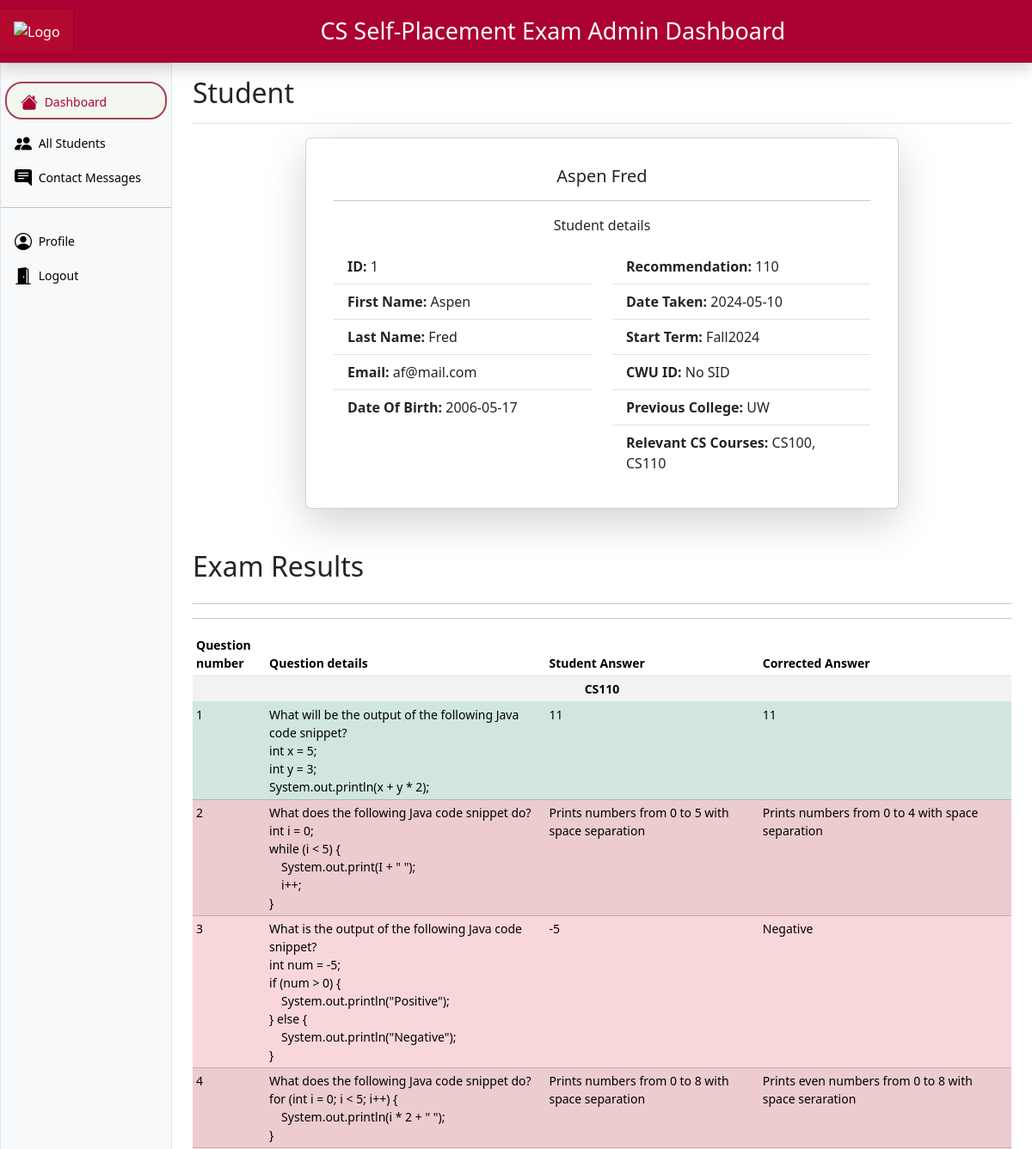
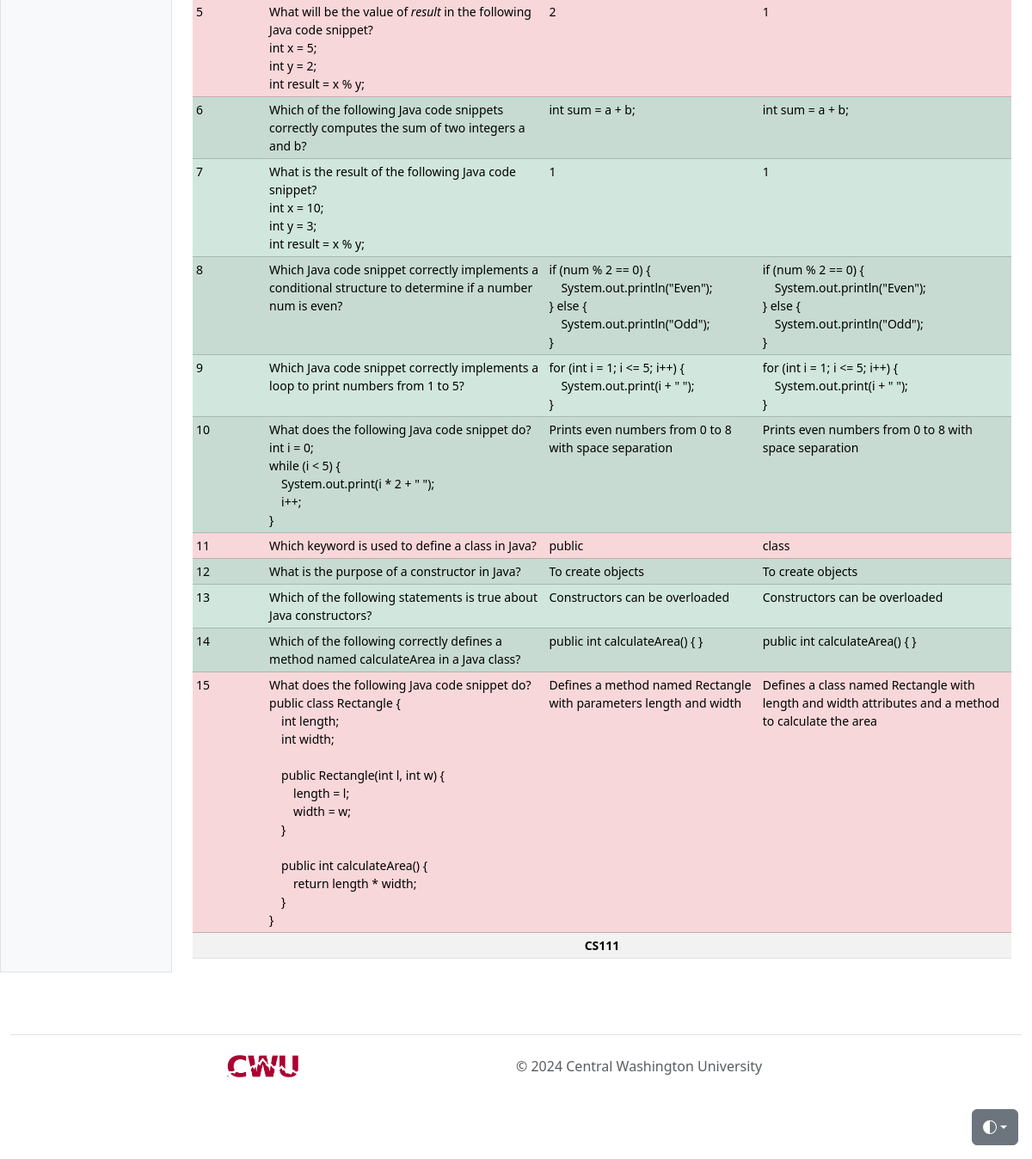
The app's page /QuizCore/admin-temp/student.php (signed in) with its own data (2 pictures, top to bottom).
### tables this page shows
CREATE TABLE IF NOT EXISTS students(
    student_id INT AUTO_INCREMENT NOT NULL,
    sid INT,
    first_name VARCHAR(40) NOT NULL,
    last_name VARCHAR(50) NOT NULL,
    dob DATE NOT NULL,
    date_quiz_taken DATE NOT NULL,
    email VARCHAR(100) UNIQUE NOT NULL,
    expected_term VARCHAR(20),
    previous_education VARCHAR(100),
    previous_classes VARCHAR(300),
    question_1 VARCHAR(100),
    question_2 VARCHAR(100),
    question_3 VARCHAR(100),
    question_4 VARCHAR(100),
    question_5 VARCHAR(100),
    question_6 VARCHAR(100),
    question_7 VARCHAR(100),
    question_8 VARCHAR(200),
    question_9 VARCHAR(100),
    question_10 VARCHAR(100),
    question_11 VARCHAR(100),
    question_12 VARCHAR(100),
    question_13 VARCHAR(100),
    question_14 VARCHAR(100),
    question_15 VARCHAR(100),
    question_16 VARCHAR(100),
    question_17 VARCHAR(100),
    question_18 VARCHAR(100),
    question_19 VARCHAR(100),
    question_20 VARCHAR(100),
    question_21 VARCHAR(100),
    question_22 VARCHAR(100),
    question_23 VARCHAR(100),
    question_24 VARCHAR(100),
    question_25 VARCHAR(100),
    question_26 VARCHAR(100),
    question_27 VARCHAR(100),
    question_28 VARCHAR(100),
    question_29 VARCHAR(100),
    question_30 VARCHAR(100),
    question_31 VARCHAR(100),
    question_32 VARCHAR(100),
    question_33 VARCHAR(100),
    question_34 VARCHAR(100),
    question_35 VARCHAR(100),
    score INT,
    recommendation INT,
    PRIMARY KEY(student_id)
);

CREATE TABLE IF NOT EXISTS questions(
    question_id INT AUTO_INCREMENT,
    difficulty INT NOT NULL,
    question_body VARCHAR(500) NOT NULL,
    answer_1 VARCHAR(200) NOT NULL,
    answer_2 VARCHAR(200) NOT NULL,
    answer_3 VARCHAR(200) NOT NULL,
    answer_4 VARCHAR(200) NOT NULL,
    question_answer VARCHAR(200) NOT NULL,
    PRIMARY KEY(question_id)
);

### QuizCore/admin-temp/student.php (the view, shortened to what this page needs)
<?php
include_once 'dbconnection.php';
$id = isset($_GET['id']) ? $_GET['id'] : 1;
$select = "SELECT * FROM students WHERE student_id = ?;";
$stmt = $conn->prepare($select);
$stmt->bind_param("i", $id);
$stmt->execute();
$result = $stmt->get_result();
if ($result->num_rows > 0) {
  $row = $result->fetch_assoc();
} else {
  echo "Student not found.";
}
require_once 'header.php';
?>
<main class="col-md-9 ms-sm-auto col-lg-10 px-md-4">
  <div class="d-flex justify-content-between flex-wrap flex-md-nowrap align-items-center pt-3 pb-2 mb-3 border-bottom">
    <h1 class="h2">Student</h1>
  </div>
  <div class="container">
    <div class="row justify-content-center">
      <div class="col-md-9">
        <div class="card shadow-lg p-3 mb-5 rounded">
          <div class="card-body">
            <h5 class="card-title text-center"><?= htmlspecialchars($row["first_name"], ENT_QUOTES, 'UTF-8') . " " . htmlspecialchars($row["last_name"], ENT_QUOTES, 'UTF-8') ?></h5>
            <hr>
            <p class="card-text text-center">Student details</p>
            <div class="row">
              <?php
              echo '<div class="col-md-6">';
              echo '<ul class="list-group list-group-flush">';
              echo '<li class="list-group-item"><strong>ID: </strong>' . htmlspecialchars($row["student_id"], ENT_QUOTES, 'UTF-8') . '</li>';
              echo '<li class="list-group-item"><strong>First Name: </strong>' . htmlspecialchars($row["first_name"], ENT_QUOTES, 'UTF-8') . '</li>';
              echo '<li class="list-group-item"><strong>Last Name: </strong>' . htmlspecialchars($row["last_name"], ENT_QUOTES, 'UTF-8') . '</li>';
              echo '<li class="list-group-item"><strong>Email: </strong>' . htmlspecialchars($row["email"], ENT_QUOTES, 'UTF-8') . '</li>';
              echo '<li class="list-group-item"><strong>Date Of Birth: </strong>' . htmlspecialchars($row["dob"], ENT_QUOTES, 'UTF-8') . '</li>';
              echo '</ul>';
              echo '</div>';
              echo '<div class="col-md-6">';
              echo '<ul class="list-group list-group-flush">';
              if ($row["recommendation"] == 1) {
                echo '<li class="list-group-item"><strong>Recommendation: </strong>' . '111++' . '</li>';
              } else {
                echo '<li class="list-group-item"><strong>Recommendation: </strong>' . htmlspecialchars($row["recommendation"], ENT_QUOTES, 'UTF-8') . '</li>';
              }
              echo '<li class="list-group-item"><strong>Date Taken: </strong>' . htmlspecialchars($row["date_quiz_taken"], ENT_QUOTES, 'UTF-8') . '</li>';
              echo '<li class="list-group-item"><strong>Start Term: </strong>' . htmlspecialchars($row["expected_term"], ENT_QUOTES, 'UTF-8') . '</li>';
              echo '<li class="list-group-item"><strong>CWU ID: </strong>';
              if ($row["sid"] > 0) {
                echo htmlspecialchars($row["sid"], ENT_QUOTES, 'UTF-8');
              } else {
                echo 'No SID';
              }
              echo '</li>';
              echo '<li class="list-group-item"><strong>Previous College: </strong>' . htmlspecialchars($row["previous_education"], ENT_QUOTES, 'UTF-8') . '</li>';
              echo '<li class="list-group-item"><strong>Relevant CS Courses: </strong>' . htmlspecialchars($row["previous_classes"], ENT_QUOTES, 'UTF-8') . '</li>';
              echo '</ul>';
              echo '</div>';
              ?>
            </div>
          </div>
        </div>
      </div>
    </div>
  </div>
  <h2>Exam Results</h2>
  <div class="table-responsive small">
    <table class="table table-striped table-sm">
      <thead>
        <tr>
          <th scope="col">Question number</th>
          <th scope="col">Question details</th>
          <th scope="col">Student Answer</th>
          <th scope="col">Corrected Answer</th>
        </tr>
      </thead>
      <tbody>
        <?php
        $cs110 = true;
        echo '<tr>';
        echo '<th colspan="4" class="text-center">CS110</th>';
        echo '</tr>';
        echo '<hr>';
        $qSelect = "SELECT * FROM questions";
        $qResults = $conn->query($qSelect);
        while ($qRow = $qResults->fetch_assoc()) {
          $number = 'question_' . $qRow["question_id"];
          $questionId = $qRow["question_id"];
          if ($questionId <= 15) {
            $subsection = "CS110";
          } else {
            $subsection = "CS111";
          }
          if ($cs110 && $subsection === "CS111") {
            echo '<tr>';
            echo '<th colspan="4" class="text-center">' . $subsection . '</th>';
            echo '</tr>';
            echo '<hr>';
            $cs110 = false;
          }
          if (strlen($row[$number]) > 0) {
            $rowClass = ($row[$number] === $qRow["question_answer"]) ? 'table-success' : 'table-danger';
            echo '<tr class="' . $rowClass . '"">';
            echo '<td>' . htmlspecialchars($qRow["question_id"], ENT_QUOTES, 'UTF-8') . '</td>';
            echo '<td>' . $qRow["question_body"] . '</td>';
            echo '<td>' . $row[$number] . '</td>';
            echo '<td>' . $qRow["question_answer"] . '</td>';
            echo '</tr>';
          }
        }
        ?>
      </tbody>
    </table>
  </div>
</main>
</div>
</div>
<?php
require_once './footer.php';
?>

### QuizCore/admin-temp/header.php (style rules this page uses)
html, body { height: 100%; }
:root { --nav-link-color: #F3F7F0; --nav-link-color-light: black; --nav-link-color-dark: white; --nav-link-color-hover: #ab0032; --bs-link-color: #A93F55; --bs-link-hover-color: #8C5E58; }

### records on screen
students: first_name "Aspen", last_name "Fred", student_id "1", email "af@mail.com", dob "2006-05-17", recommendation "110", date_quiz_taken "2024-05-10", expected_term "Fall2024", previous_education "UW", previous_classes "CS100, CS110"
questions: question_id "1", question_body "What will be the output of the following Java code snippet? int x = 5; int y = 3; System.out.println(x + y * 2);", question_id.question_1 "11", question_answer "11"
questions: question_id "2", question_body "What does the following Java code snippet do? int i = 0; while (i < 5) { System.out.print(I + \" \"); i++; }", question_id.question_2 "Prints numbers from 0 to 5 with space separation", question_answer "Prints numbers from 0 to 4 with space separation"
questions: question_id "3", question_body "What is the output of the following Java code snippet? int num = -5; if (num > 0) { System.out.println(\"Positive\"); } else { System.out.println(\"Negative\"); }", question_id.question_3 "-5", question_answer "Negative"
questions: question_id "4", question_body "What does the following Java code snippet do? for (int i = 0; i < 5; i++) { System.out.println(i * 2 + \" \"); }", question_id.question_4 "Prints numbers from 0 to 8 with space separation", question_answer "Prints even numbers from 0 to 8 with space seraration"
questions: question_id "5", question_body "What will be the value of result in the following Java code snippet? int x = 5; int y = 2; int result = x % y;", question_id.question_5 "2", question_answer "1"
questions: question_id "6", question_body "Which of the following Java code snippets correctly computes the sum of two integers a and b?", question_id.question_6 "int sum = a + b;", question_answer "int sum = a + b;"
questions: question_id "7", question_body "What is the result of the following Java code snippet? int x = 10; int y = 3; int result = x % y;", question_id.question_7 "1", question_answer "1"
questions: question_id "8", question_body "Which Java code snippet correctly implements a conditional structure to determine if a number num is even?", question_id.question_8 "if (num % 2 == 0) { System.out.println(\"Even\"); } else { System.out.println(\"Odd\"); }", question_answer "if (num % 2 == 0) { System.out.println(\"Even\"); } else { System.out.println(\"Odd\"); }"
questions: question_id "9", question_body "Which Java code snippet correctly implements a loop to print numbers from 1 to 5?", question_id.question_9 "for (int i = 1; i <= 5; i++) { System.out.print(i + \" \"); }", question_answer "for (int i = 1; i <= 5; i++) { System.out.print(i + \" \"); }"
questions: question_id "10", question_body "What does the following Java code snippet do? int i = 0; while (i < 5) { System.out.print(i * 2 + \" \"); i++; }", question_id.question_10 "Prints even numbers from 0 to 8 with space separation", question_answer "Prints even numbers from 0 to 8 with space separation"
questions: question_id "11", question_body "Which keyword is used to define a class in Java?", question_id.question_11 "public", question_answer "class"
questions: question_id "12", question_body "What is the purpose of a constructor in Java?", question_id.question_12 "To create objects", question_answer "To create objects"
questions: question_id "13", question_body "Which of the following statements is true about Java constructors?", question_id.question_13 "Constructors can be overloaded", question_answer "Constructors can be overloaded"
questions: question_id "14", question_body "Which of the following correctly defines a method named calculateArea in a Java class?", question_id.question_14 "public int calculateArea() { }", question_answer "public int calculateArea() { }"
questions: question_id "15", question_body "What does the following Java code snippet do? public class Rectangle { int length; int width; public Rectangle(int l, int w) { length = l; width = w; } public int calculateArea() { return length * width; } }", question_id.question_15 "Defines a method named Rectangle with parameters length and width", question_answer "Defines a class named Rectangle with length and width attributes and a method to calculate the area"
questions: question_id "CS111"
